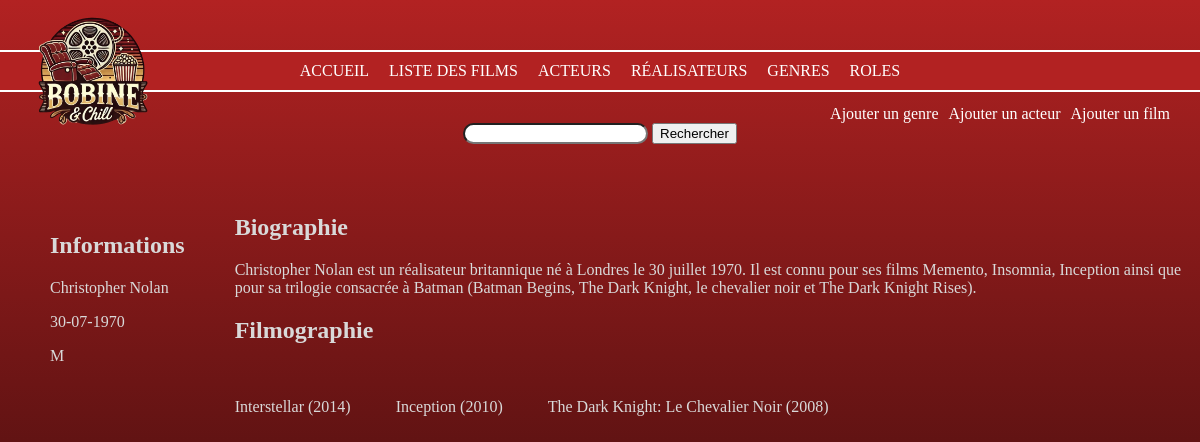
The app's page /Projet/index.php?action=detailsRealisateur&id=3 with its own data.
### tables this page shows
CREATE TABLE IF NOT EXISTS `personne` (
  `id_personne` int NOT NULL AUTO_INCREMENT,
  `nom` varchar(50) NOT NULL,
  `prenom` varchar(50) NOT NULL,
  `sexe` varchar(50) NOT NULL,
  `dateNaissance` date NOT NULL,
  `photo` varchar(255) DEFAULT NULL,
  `biographie` text,
  PRIMARY KEY (`id_personne`) USING BTREE
);

CREATE TABLE IF NOT EXISTS `film` (
  `id_film` int NOT NULL AUTO_INCREMENT,
  `titre` varchar(50) DEFAULT NULL,
  `duree` int DEFAULT NULL,
  `anneeSortie` int DEFAULT NULL,
  `synopsis` text,
  `note` float NOT NULL DEFAULT '0',
  `affiche` varchar(255) NOT NULL DEFAULT '0',
  `id_realisateur` int NOT NULL DEFAULT '0',
  PRIMARY KEY (`id_film`),
  KEY `FK_film_realisateur` (`id_realisateur`),
  CONSTRAINT `FK_film_realisateur` FOREIGN KEY (`id_realisateur`) REFERENCES `realisateur` (`id_realisateur`)
);

### Projet/controller/CinemaController.php (called while the page is built, shortened)
<?php
class CinemaController {
    public function detRealisateur($id) {
        $pdo = Connect::seConnecter();
        $requete = $pdo->prepare(
            "SELECT CONCAT(personne.prenom, ' ', personne.nom) AS nomRealisateur,
            DATE_FORMAT(personne.dateNaissance, '%d-%m-%Y') AS dateNaissanceFr, personne.sexe, personne.photo, personne.biographie
            FROM personne
            INNER JOIN realisateur ON personne.id_personne = realisateur.id_personne
            WHERE realisateur.id_realisateur = :id");
        $requete->execute(["id" => $id]);
        $detRealisateur = $requete->fetch();
        $requete = $pdo->prepare(
            "SELECT film.titre, realisateur.id_realisateur, film.anneeSortie, film.affiche, film.id_film
            FROM film
            INNER JOIN realisateur ON film.id_realisateur = realisateur.id_realisateur
            WHERE realisateur.id_realisateur = :id
            ORDER BY film.anneeSortie DESC");
        $requete->execute(["id" => $id]);
        $detRealisateur2 = $requete->fetchAll();
        require "view/detailsRealisateur.php";
    }
}

### Projet/view/detailsRealisateur.php (the view, shortened to what this page needs)
<body>
    <div class="container-detRea">
        <div class="info-detRea">
            <h2>Informations</h2>
            <p><?= $detRealisateur['nomRealisateur']; ?></p>
            <p><?= $detRealisateur['dateNaissanceFr']; ?> </p>
            <p><?= $detRealisateur['sexe']; ?></p>
        </div>
        <div class="bio-detRea">
            <h2>Biographie</h2>
            <p><?= $detRealisateur['biographie']; ?></p>
            <h2>Filmographie</h2>
            <div class="filmo-detRea">
                <?php foreach($detRealisateur2 as $detRealisateur2) { ?>
                    <div class="bloc-detRea">
                     <p><?= $detRealisateur2['titre']; ?> (<?= $detRealisateur2['anneeSortie']; ?>)</p>
                    </div>
                 <?php } ?>
            </div>
        </div>
    </div>
</body>
<?php
require_once "view/template.php";
?>

### Projet/public/css/style.css (style rules this page uses)
* { box-sizing: border-box; }
body { min-height: 100vh; margin: 0; background-image: linear-gradient(#B22222 0%, #4C0F0F 70%); background-size: cover; background-attachment: fixed; background-repeat: no-repeat; color: #D9D9D9; padding-top: 90px; }
.container-detRea { display: flex; margin-left: 50px; margin-top: 50px; }
.bio-detRea { margin-left: 50px; }
.filmo-detRea { display: flex; gap: 45px; flex-wrap: wrap; }
.bloc-detRea { text-align: center; }

### records on screen
personne: sexe "M", biographie "Christopher Nolan est un réalisateur britannique né à Londres le 30 juillet 1970. Il est connu pour ses films Memento, Insomnia, Inception ainsi que pour sa trilogie consacrée à Batman (Batman Begins, The Dark Knight, le chevalier noir et The Dark Knight Rises)."
film: titre "Interstellar", anneeSortie "2014"
film: titre "Inception", anneeSortie "2010"
film: titre "The Dark Knight: Le Chevalier Noir", anneeSortie "2008"

### other values on screen
$detRealisateur['nomRealisateur'] "Christopher Nolan"
$detRealisateur['dateNaissanceFr'] "30-07-1970"
